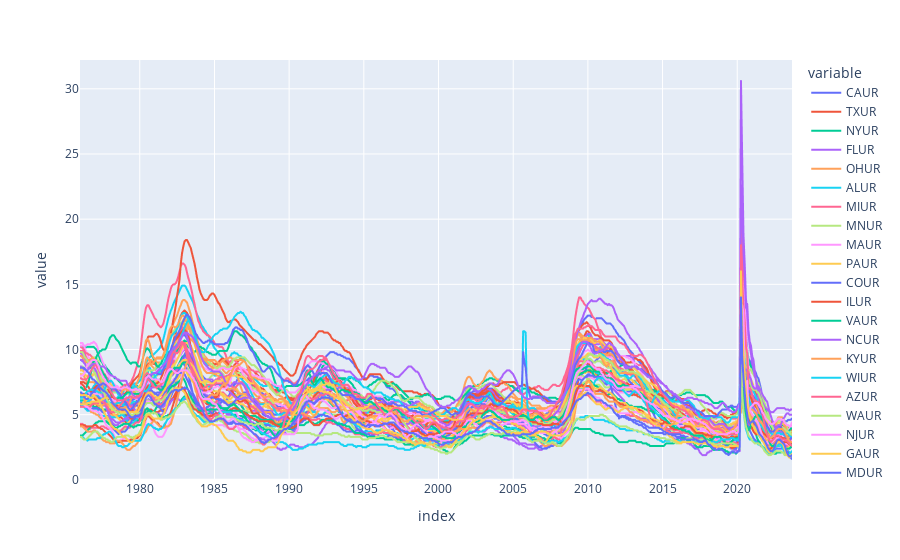

Notebook cell for this chart:
### Code cell
#Plot state unemployment rate 

px.line(uemp_states)

### Figure 1 — Plotly figure (JSON) as saved in the notebook; plotly's stock layout.template omitted (floating-point values rounded to 4 significant figures; data arrays with more than 128 entries replaced by an {"elided": "..."} marker saying what was removed)
{"data": [{"hovertemplate": "variable=CAUR<br>index=%{x}<br>value=%{y}<extra></extra>", "legendgroup": "CAUR", "line": {"color": "#636efa", "dash": "solid"}, "marker": {"symbol": "circle"}, "mode": "lines", "name": "CAUR", "showlegend": true, "type": "scattergl", "x": {"elided": "573 str values"}, "xaxis": "x", "y": {"elided": "573 float values"}, "yaxis": "y"}, {"hovertemplate": "variable=TXUR<br>index=%{x}<br>value=%{y}<extra></extra>", "legendgroup": "TXUR", "line": {"color": "#EF553B", "dash": "solid"}, "marker": {"symbol": "circle"}, "mode": "lines", "name": "TXUR", "showlegend": true, "type": "scattergl", "x": {"elided": "573 str values"}, "xaxis": "x", "y": {"elided": "573 float values"}, "yaxis": "y"}, {"hovertemplate": "variable=NYUR<br>index=%{x}<br>value=%{y}<extra></extra>", "legendgroup": "NYUR", "line": {"color": "#00cc96", "dash": "solid"}, "marker": {"symbol": "circle"}, "mode": "lines", "name": "NYUR", "showlegend": true, "type": "scattergl", "x": {"elided": "573 str values"}, "xaxis": "x", "y": {"elided": "573 float values"}, "yaxis": "y"}, {"hovertemplate": "variable=FLUR<br>index=%{x}<br>value=%{y}<extra></extra>", "legendgroup": "FLUR", "line": {"color": "#ab63fa", "dash": "solid"}, "marker": {"symbol": "circle"}, "mode": "lines", "name": "FLUR", "showlegend": true, "type": "scattergl", "x": {"elided": "573 str values"}, "xaxis": "x", "y": {"elided": "573 float values"}, "yaxis": "y"}, {"hovertemplate": "variable=OHUR<br>index=%{x}<br>value=%{y}<extra></extra>", "legendgroup": "OHUR", "line": {"color": "#FFA15A", "dash": "solid"}, "marker": {"symbol": "circle"}, "mode": "lines", "name": "OHUR", "showlegend": true, "type": "scattergl", "x": {"elided": "573 str values"}, "xaxis": "x", "y": {"elided": "573 float values"}, "yaxis": "y"}, {"hovertemplate": "variable=ALUR<br>index=%{x}<br>value=%{y}<extra></extra>", "legendgroup": "ALUR", "line": {"color": "#19d3f3", "dash": "solid"}, "marker": {"symbol": "circle"}, "mode": "lines", "name": "ALUR", "showlegend": true, "type": "scattergl", "x": {"elided": "573 str values"}, "xaxis": "x", "y": {"elided": "573 float values"}, "yaxis": "y"}, {"hovertemplate": "variable=MIUR<br>index=%{x}<br>value=%{y}<extra></extra>", "legendgroup": "MIUR", "line": {"color": "#FF6692", "dash": "solid"}, "marker": {"symbol": "circle"}, "mode": "lines", "name": "MIUR", "showlegend": true, "type": "scattergl", "x": {"elided": "573 str values"}, "xaxis": "x", "y": {"elided": "573 float values"}, "yaxis": "y"}, {"hovertemplate": "variable=MNUR<br>index=%{x}<br>value=%{y}<extra></extra>", "legendgroup": "MNUR", "line": {"color": "#B6E880", "dash": "solid"}, "marker": {"symbol": "circle"}, "mode": "lines", "name": "MNUR", "showlegend": true, "type": "scattergl", "x": {"elided": "573 str values"}, "xaxis": "x", "y": {"elided": "573 float values"}, "yaxis": "y"}, {"hovertemplate": "variable=MAUR<br>index=%{x}<br>value=%{y}<extra></extra>", "legendgroup": "MAUR", "line": {"color": "#FF97FF", "dash": "solid"}, "marker": {"symbol": "circle"}, "mode": "lines", "name": "MAUR", "showlegend": true, "type": "scattergl", "x": {"elided": "573 str values"}, "xaxis": "x", "y": {"elided": "573 float values"}, "yaxis": "y"}, {"hovertemplate": "variable=PAUR<br>index=%{x}<br>value=%{y}<extra></extra>", "legendgroup": "PAUR", "line": {"color": "#FECB52", "dash": "solid"}, "marker": {"symbol": "circle"}, "mode": "lines", "name": "PAUR", "showlegend": true, "type": "scattergl", "x": {"elided": "573 str values"}, "xaxis": "x", "y": {"elided": "573 float values"}, "yaxis": "y"}, {"hovertemplate": "variable=COUR<br>index=%{x}<br>value=%{y}<extra></extra>", "legendgroup": "COUR", "line": {"color": "#636efa", "dash": "solid"}, "marker": {"symbol": "circle"}, "mode": "lines", "name": "COUR", "showlegend": true, "type": "scattergl", "x": {"elided": "573 str values"}, "xaxis": "x", "y": {"elided": "573 float values"}, "yaxis": "y"}, {"hovertemplate": "variable=ILUR<br>index=%{x}<br>value=%{y}<extra></extra>", "legendgroup": "ILUR", "line": {"color": "#EF553B", "dash": "solid"}, "marker": {"symbol": "circle"}, "mode": "lines", "name": "ILUR", "showlegend": true, "type": "scattergl", "x": {"elided": "573 str values"}, "xaxis": "x", "y": {"elided": "573 float values"}, "yaxis": "y"}, {"hovertemplate": "variable=VAUR<br>index=%{x}<br>value=%{y}<extra></extra>", "legendgroup": "VAUR", "line": {"color": "#00cc96", "dash": "solid"}, "marker": {"symbol": "circle"}, "mode": "lines", "name": "VAUR", "showlegend": true, "type": "scattergl", "x": {"elided": "573 str values"}, "xaxis": "x", "y": {"elided": "573 float values"}, "yaxis": "y"}, {"hovertemplate": "variable=NCUR<br>index=%{x}<br>value=%{y}<extra></extra>", "legendgroup": "NCUR", "line": {"color": "#ab63fa", "dash": "solid"}, "marker": {"symbol": "circle"}, "mode": "lines", "name": "NCUR", "showlegend": true, "type": "scattergl", "x": {"elided": "573 str values"}, "xaxis": "x", "y": {"elided": "573 float values"}, "yaxis": "y"}, {"hovertemplate": "variable=KYUR<br>index=%{x}<br>value=%{y}<extra></extra>", "legendgroup": "KYUR", "line": {"color": "#FFA15A", "dash": "solid"}, "marker": {"symbol": "circle"}, "mode": "lines", "name": "KYUR", "showlegend": true, "type": "scattergl", "x": {"elided": "573 str values"}, "xaxis": "x", "y": {"elided": "573 float values"}, "yaxis": "y"}, {"hovertemplate": "variable=WIUR<br>index=%{x}<br>value=%{y}<extra></extra>", "legendgroup": "WIUR", "line": {"color": "#19d3f3", "dash": "solid"}, "marker": {"symbol": "circle"}, "mode": "lines", "name": "WIUR", "showlegend": true, "type": "scattergl", "x": {"elided": "573 str values"}, "xaxis": "x", "y": {"elided": "573 float values"}, "yaxis": "y"}, {"hovertemplate": "variable=AZUR<br>index=%{x}<br>value=%{y}<extra></extra>", "legendgroup": "AZUR", "line": {"color": "#FF6692", "dash": "solid"}, "marker": {"symbol": "circle"}, "mode": "lines", "name": "AZUR", "showlegend": true, "type": "scattergl", "x": {"elided": "573 str values"}, "xaxis": "x", "y": {"elided": "573 float values"}, "yaxis": "y"}, {"hovertemplate": "variable=WAUR<br>index=%{x}<br>value=%{y}<extra></extra>", "legendgroup": "WAUR", "line": {"color": "#B6E880", "dash": "solid"}, "marker": {"symbol": "circle"}, "mode": "lines", "name": "WAUR", "showlegend": true, "type": "scattergl", "x": {"elided": "573 str values"}, "xaxis": "x", "y": {"elided": "573 float values"}, "yaxis": "y"}, {"hovertemplate": "variable=NJUR<br>index=%{x}<br>value=%{y}<extra></extra>", "legendgroup": "NJUR", "line": {"color": "#FF97FF", "dash": "solid"}, "marker": {"symbol": "circle"}, "mode": "lines", "name": "NJUR", "showlegend": true, "type": "scattergl", "x": {"elided": "573 str values"}, "xaxis": "x", "y": {"elided": "573 float values"}, "yaxis": "y"}, {"hovertemplate": "variable=GAUR<br>index=%{x}<br>value=%{y}<extra></extra>", "legendgroup": "GAUR", "line": {"color": "#FECB52", "dash": "solid"}, "marker": {"symbol": "circle"}, "mode": "lines", "name": "GAUR", "showlegend": true, "type": "scattergl", "x": {"elided": "573 str values"}, "xaxis": "x", "y": {"elided": "573 float values"}, "yaxis": "y"}, {"hovertemplate": "variable=MDUR<br>index=%{x}<br>value=%{y}<extra></extra>", "legendgroup": "MDUR", "line": {"color": "#636efa", "dash": "solid"}, "marker": {"symbol": "circle"}, "mode": "lines", "name": "MDUR", "showlegend": true, "type": "scattergl", "x": {"elided": "573 str values"}, "xaxis": "x", "y": {"elided": "573 float values"}, "yaxis": "y"}, {"hovertemplate": "variable=WVUR<br>index=%{x}<br>value=%{y}<extra></extra>", "legendgroup": "WVUR", "line": {"color": "#EF553B", "dash": "solid"}, "marker": {"symbol": "circle"}, "mode": "lines", "name": "WVUR", "showlegend": true, "type": "scattergl", "x": {"elided": "573 str values"}, "xaxis": "x", "y": {"elided": "573 float values"}, "yaxis": "y"}, {"hovertemplate": "variable=AKUR<br>index=%{x}<br>value=%{y}<extra></extra>", "legendgroup": "AKUR", "line": {"color": "#00cc96", "dash": "solid"}, "marker": {"symbol": "circle"}, "mode": "lines", "name": "AKUR", "showlegend": true, "type": "scattergl", "x": {"elided": "573 str values"}, "xaxis": "x", "y": {"elided": "573 float values"}, "yaxis": "y"}, {"hovertemplate": "variable=HIUR<br>index=%{x}<br>value=%{y}<extra></extra>", "legendgroup": "HIUR", "line": {"color": "#ab63fa", "dash": "solid"}, "marker": {"symbol": "circle"}, "mode": "lines", "name": "HIUR", "showlegend": true, "type": "scattergl", "x": {"elided": "573 str values"}, "xaxis": "x", "y": {"elided": "573 float values"}, "yaxis": "y"}, {"hovertemplate": "variable=ORUR<br>index=%{x}<br>value=%{y}<extra></extra>", "legendgroup": "ORUR", "line": {"color": "#FFA15A", "dash": "solid"}, "marker": {"symbol": "circle"}, "mode": "lines", "name": "ORUR", "showlegend": true, "type": "scattergl", "x": {"elided": "573 str values"}, "xaxis": "x", "y": {"elided": "573 float values"}, "yaxis": "y"}, {"hovertemplate": "variable=TNUR<br>index=%{x}<br>value=%{y}<extra></extra>", "legendgroup": "TNUR", "line": {"color": "#19d3f3", "dash": "solid"}, "marker": {"symbol": "circle"}, "mode": "lines", "name": "TNUR", "showlegend": true, "type": "scattergl", "x": {"elided": "573 str values"}, "xaxis": "x", "y": {"elided": "573 float values"}, "yaxis": "y"}, {"hovertemplate": "variable=IAUR<br>index=%{x}<br>value=%{y}<extra></extra>", "legendgroup": "IAUR", "line": {"color": "#FF6692", "dash": "solid"}, "marker": {"symbol": "circle"}, "mode": "lines", "name": "IAUR", "showlegend": true, "type": "scattergl", "x": {"elided": "573 str values"}, "xaxis": "x", "y": {"elided": "573 float values"}, "yaxis": "y"}, {"hovertemplate": "variable=NMUR<br>index=%{x}<br>value=%{y}<extra></extra>", "legendgroup": "NMUR", "line": {"color": "#B6E880", "dash": "solid"}, "marker": {"symbol": "circle"}, "mode": "lines", "name": "NMUR", "showlegend": true, "type": "scattergl", "x": {"elided": "573 str values"}, "xaxis": "x", "y": {"elided": "573 float values"}, "yaxis": "y"}, {"hovertemplate": "variable=ARUR<br>index=%{x}<br>value=%{y}<extra></extra>", "legendgroup": "ARUR", "line": {"color": "#FF97FF", "dash": "solid"}, "marker": {"symbol": "circle"}, "mode": "lines", "name": "ARUR", "showlegend": true, "type": "scattergl", "x": {"elided": "573 str values"}, "xaxis": "x", "y": {"elided": "573 float values"}, "yaxis": "y"}, {"hovertemplate": "variable=MOUR<br>index=%{x}<br>value=%{y}<extra></extra>", "legendgroup": "MOUR", "line": {"color": "#FECB52", "dash": "solid"}, "marker": {"symbol": "circle"}, "mode": "lines", "name": "MOUR", "showlegend": true, "type": "scattergl", "x": {"elided": "573 str values"}, "xaxis": "x", "y": {"elided": "573 float values"}, "yaxis": "y"}, {"hovertemplate": "variable=UTUR<br>index=%{x}<br>value=%{y}<extra></extra>", "legendgroup": "UTUR", "line": {"color": "#636efa", "dash": "solid"}, "marker": {"symbol": "circle"}, "mode": "lines", "name": "UTUR", "showlegend": true, "type": "scattergl", "x": {"elided": "573 str values"}, "xaxis": "x", "y": {"elided": "573 float values"}, "yaxis": "y"}, {"hovertemplate": "variable=SCUR<br>index=%{x}<br>value=%{y}<extra></extra>", "legendgroup": "SCUR", "line": {"color": "#EF553B", "dash": "solid"}, "marker": {"symbol": "circle"}, "mode": "lines", "name": "SCUR", "showlegend": true, "type": "scattergl", "x": {"elided": "573 str values"}, "xaxis": "x", "y": {"elided": "573 float values"}, "yaxis": "y"}, {"hovertemplate": "variable=NDUR<br>index=%{x}<br>value=%{y}<extra></extra>", "legendgroup": "NDUR", "line": {"color": "#00cc96", "dash": "solid"}, "marker": {"symbol": "circle"}, "mode": "lines", "name": "NDUR", "showlegend": true, "type": "scattergl", "x": {"elided": "573 str values"}, "xaxis": "x", "y": {"elided": "573 float values"}, "yaxis": "y"}, {"hovertemplate": "variable=NVUR<br>index=%{x}<br>value=%{y}<extra></extra>", "legendgroup": "NVUR", "line": {"color": "#ab63fa", "dash": "solid"}, "marker": {"symbol": "circle"}, "mode": "lines", "name": "NVUR", "showlegend": true, "type": "scattergl", "x": {"elided": "573 str values"}, "xaxis": "x", "y": {"elided": "573 float values"}, "yaxis": "y"}, {"hovertemplate": "variable=INUR<br>index=%{x}<br>value=%{y}<extra></extra>", "legendgroup": "INUR", "line": {"color": "#FFA15A", "dash": "solid"}, "marker": {"symbol": "circle"}, "mode": "lines", "name": "INUR", "showlegend": true, "type": "scattergl", "x": {"elided": "573 str values"}, "xaxis": "x", "y": {"elided": "573 float values"}, "yaxis": "y"}, {"hovertemplate": "variable=LAUR<br>index=%{x}<br>value=%{y}<extra></extra>", "legendgroup": "LAUR", "line": {"color": "#19d3f3", "dash": "solid"}, "marker": {"symbol": "circle"}, "mode": "lines", "name": "LAUR", "showlegend": true, "type": "scattergl", "x": {"elided": "573 str values"}, "xaxis": "x", "y": {"elided": "573 float values"}, "yaxis": "y"}, {"hovertemplate": "variable=IDUR<br>index=%{x}<br>value=%{y}<extra></extra>", "legendgroup": "IDUR", "line": {"color": "#FF6692", "dash": "solid"}, "marker": {"symbol": "circle"}, "mode": "lines", "name": "IDUR", "showlegend": true, "type": "scattergl", "x": {"elided": "573 str values"}, "xaxis": "x", "y": {"elided": "573 float values"}, "yaxis": "y"}, {"hovertemplate": "variable=CTUR<br>index=%{x}<br>value=%{y}<extra></extra>", "legendgroup": "CTUR", "line": {"color": "#B6E880", "dash": "solid"}, "marker": {"symbol": "circle"}, "mode": "lines", "name": "CTUR", "showlegend": true, "type": "scattergl", "x": {"elided": "573 str values"}, "xaxis": "x", "y": {"elided": "573 float values"}, "yaxis": "y"}, {"hovertemplate": "variable=OKUR<br>index=%{x}<br>value=%{y}<extra></extra>", "legendgroup": "OKUR", "line": {"color": "#FF97FF", "dash": "solid"}, "marker": {"symbol": "circle"}, "mode": "lines", "name": "OKUR", "showlegend": true, "type": "scattergl", "x": {"elided": "573 str values"}, "xaxis": "x", "y": {"elided": "573 float values"}, "yaxis": "y"}, {"hovertemplate": "variable=MTUR<br>index=%{x}<br>value=%{y}<extra></extra>", "legendgroup": "MTUR", "line": {"color": "#FECB52", "dash": "solid"}, "marker": {"symbol": "circle"}, "mode": "lines", "name": "MTUR", "showlegend": true, "type": "scattergl", "x": {"elided": "573 str values"}, "xaxis": "x", "y": {"elided": "573 float values"}, "yaxis": "y"}, {"hovertemplate": "variable=MSUR<br>index=%{x}<br>value=%{y}<extra></extra>", "legendgroup": "MSUR", "line": {"color": "#636efa", "dash": "solid"}, "marker": {"symbol": "circle"}, "mode": "lines", "name": "MSUR", "showlegend": true, "type": "scattergl", "x": {"elided": "573 str values"}, "xaxis": "x", "y": {"elided": "573 float values"}, "yaxis": "y"}, {"hovertemplate": "variable=KSUR<br>index=%{x}<br>value=%{y}<extra></extra>", "legendgroup": "KSUR", "line": {"color": "#EF553B", "dash": "solid"}, "marker": {"symbol": "circle"}, "mode": "lines", "name": "KSUR", "showlegend": true, "type": "scattergl", "x": {"elided": "573 str values"}, "xaxis": "x", "y": {"elided": "573 float values"}, "yaxis": "y"}, {"hovertemplate": "variable=MEUR<br>index=%{x}<br>value=%{y}<extra></extra>", "legendgroup": "MEUR", "line": {"color": "#00cc96", "dash": "solid"}, "marker": {"symbol": "circle"}, "mode": "lines", "name": "MEUR", "showlegend": true, "type": "scattergl", "x": {"elided": "573 str values"}, "xaxis": "x", "y": {"elided": "573 float values"}, "yaxis": "y"}, {"hovertemplate": "variable=DCUR<br>index=%{x}<br>value=%{y}<extra></extra>", "legendgroup": "DCUR", "line": {"color": "#ab63fa", "dash": "solid"}, "marker": {"symbol": "circle"}, "mode": "lines", "name": "DCUR", "showlegend": true, "type": "scattergl", "x": {"elided": "573 str values"}, "xaxis": "x", "y": {"elided": "573 float values"}, "yaxis": "y"}, {"hovertemplate": "variable=WYUR<br>index=%{x}<br>value=%{y}<extra></extra>", "legendgroup": "WYUR", "line": {"color": "#FFA15A", "dash": "solid"}, "marker": {"symbol": "circle"}, "mode": "lines", "name": "WYUR", "showlegend": true, "type": "scattergl", "x": {"elided": "573 str values"}, "xaxis": "x", "y": {"elided": "573 float values"}, "yaxis": "y"}, {"hovertemplate": "variable=NEUR<br>index=%{x}<br>value=%{y}<extra></extra>", "legendgroup": "NEUR", "line": {"color": "#19d3f3", "dash": "solid"}, "marker": {"symbol": "circle"}, "mode": "lines", "name": "NEUR", "showlegend": true, "type": "scattergl", "x": {"elided": "573 str values"}, "xaxis": "x", "y": {"elided": "573 float values"}, "yaxis": "y"}, {"hovertemplate": "variable=RIUR<br>index=%{x}<br>value=%{y}<extra></extra>", "legendgroup": "RIUR", "line": {"color": "#FF6692", "dash": "solid"}, "marker": {"symbol": "circle"}, "mode": "lines", "name": "RIUR", "showlegend": true, "type": "scattergl", "x": {"elided": "573 str values"}, "xaxis": "x", "y": {"elided": "573 float values"}, "yaxis": "y"}, {"hovertemplate": "variable=SDUR<br>index=%{x}<br>value=%{y}<extra></extra>", "legendgroup": "SDUR", "line": {"color": "#B6E880", "dash": "solid"}, "marker": {"symbol": "circle"}, "mode": "lines", "name": "SDUR", "showlegend": true, "type": "scattergl", "x": {"elided": "573 str values"}, "xaxis": "x", "y": {"elided": "573 float values"}, "yaxis": "y"}, {"hovertemplate": "variable=DEUR<br>index=%{x}<br>value=%{y}<extra></extra>", "legendgroup": "DEUR", "line": {"color": "#FF97FF", "dash": "solid"}, "marker": {"symbol": "circle"}, "mode": "lines", "name": "DEUR", "showlegend": true, "type": "scattergl", "x": {"elided": "573 str values"}, "xaxis": "x", "y": {"elided": "573 float values"}, "yaxis": "y"}, {"hovertemplate": "variable=NHUR<br>index=%{x}<br>value=%{y}<extra></extra>", "legendgroup": "NHUR", "line": {"color": "#FECB52", "dash": "solid"}, "marker": {"symbol": "circle"}, "mode": "lines", "name": "NHUR", "showlegend": true, "type": "scattergl", "x": {"elided": "573 str values"}, "xaxis": "x", "y": {"elided": "573 float values"}, "yaxis": "y"}, {"hovertemplate": "variable=VTUR<br>index=%{x}<br>value=%{y}<extra></extra>", "legendgroup": "VTUR", "line": {"color": "#636efa", "dash": "solid"}, "marker": {"symbol": "circle"}, "mode": "lines", "name": "VTUR", "showlegend": true, "type": "scattergl", "x": {"elided": "573 str values"}, "xaxis": "x", "y": {"elided": "573 float values"}, "yaxis": "y"}], "layout": {"legend": {"title": {"text": "variable"}, "tracegroupgap": 0}, "margin": {"t": 60}, "xaxis": {"anchor": "y", "domain": [0, 1], "title": {"text": "index"}}, "yaxis": {"anchor": "x", "domain": [0, 1], "title": {"text": "value"}}}}
